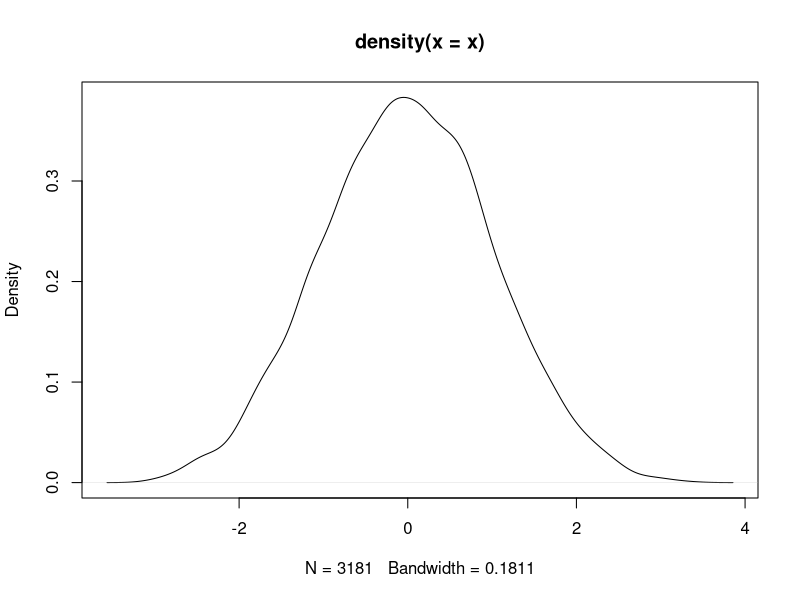

Write R code to recreate this figure.
f = dnorm(0)
#M = 2.5
sample_size = 10000
limit = 4
M = max(f) * 2*limit
u = runif(sample_size)
y = runif(sample_size, -limit, limit)
dist = 0
j=1
x=0
for (k in 1:sample_size){
	if (u[k] < dnorm(y[k])/(M*dunif(y[k], -limit, limit))){
	  x[j] = y[k]
	  j = j+1
	}
}
length(x)/sample_size
plot(density(x))




